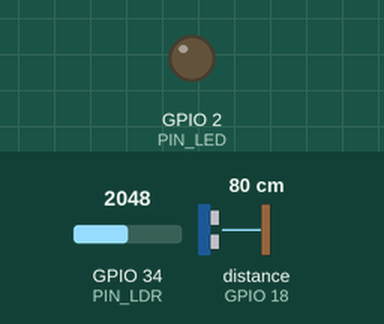
Recording of a sketch running on a simulated ESP32. Shown: output pins drawn as LEDs (lit = HIGH). Wiring (inferred from the names in the program): ultrasonic range finder: trigger GPIO 5; echo GPIO 18. The inputs (shaded band) are chosen by the test bench; at power-on: GPIO 34 (PIN_LDR) = 2048, distance to the obstacle (sensor on GPIO 18) 80 cm. The echo pulse lasts 58.3 µs per cm; WiFi joins after 1.5 s; servers stay silent unless stated; uploads are accepted with an empty reply; the local clock reads 2024-03-15 10:24:30 at power-on unless the sketch sets it; random numbers use the default seed unless the sketch sets one; not simulated (calls return 0 or success): secrets.h; pins used as bus, display or sensor lines are not drawn; what the sketch prints to the serial monitor is not drawn.

Above: at 0.1 s.
At 1.9 s:
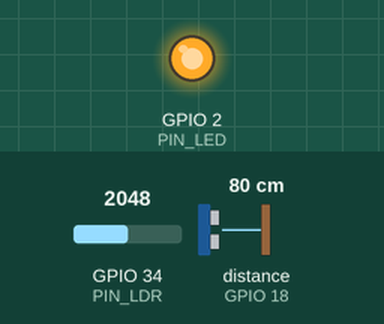
Timing chart, 0 to 3.4 s (numbered marks = the images above):
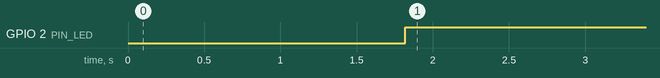

The sketch:

esp32-test.ino
```cpp
/*
  ESP32 - Prueba de conectividad con la Edge Function ingest-measurement
  ============================================================================
  Este firmware NO usa sensores reales de calidad del agua todavia -- no se
  han adquirido los sensores de pH, oxigeno disuelto, turbidez ni
  temperatura calibrados (ver docs/DECISIONS.md D-002 y
  docs/MANUAL_ACTIONS.md accion #3 en el repositorio). Los 4 valores que se
  envian son de PRUEBA, derivados de:
    - Sensor ultrasonico HC-SR04 (distancia)  -> "turbidez" de prueba
      (acerca la mano al sensor para que suba, como si el agua se
      enturbiara; sirve para ver una alerta real en el Historial)
    - Fotorresistor / LDR (luz ambiental)      -> "temperatura" de prueba
    - pH y oxigeno disuelto: variacion aleatoria pequena alrededor de un
      valor base, sin ningun sensor real detras.

  El unico objetivo de este sketch es comprobar que un ESP32 fisico le
  habla bien a la Edge Function real (autenticacion, formato del JSON,
  numero de secuencia, hora) y que la lectura llega a la base de datos y
  se ve en el Historial con fecha/hora reales (sincronizadas por NTP).
  Cuando lleguen los sensores reales, se reemplaza unicamente el bloque
  "LECTURA DE SENSORES" de la funcion sendReading().
*/

#include <WiFi.h>
#include <WiFiClientSecure.h>
#include <HTTPClient.h>
#include <time.h>

#include "secrets.h" // WIFI_SSID, WIFI_PASSWORD, DEVICE_SECRET (no se sube a Git)

// --- Identidad de este dispositivo (dado de alta en la base de datos) ---
const char* DEVICE_ID = "NODO-ESP32-01";
const char* INGEST_URL = "https://zeoedihibvbkclqsqhrf.supabase.co/functions/v1/ingest-measurement";

// --- Pines: ajusta estos numeros si tu cableado usa otros GPIO ---
const int PIN_TRIG = 5;
const int PIN_ECHO = 18;
const int PIN_LDR = 34;  // pin ADC1 (seguro de usar con WiFi activo)
const int PIN_LED = 2;

const unsigned long INTERVAL_MS = 15000; // una lectura cada 15 segundos

void connectWiFi() {
  WiFi.mode(WIFI_STA);
  WiFi.begin(WIFI_SSID, WIFI_PASSWORD);
  Serial.print("Conectando a WiFi");
  while (WiFi.status() != WL_CONNECTED) {
    delay(400);
    Serial.print(".");
  }
  Serial.println(" conectado.");
  Serial.println(WiFi.localIP());
}

void syncTime() {
  // UTC (sin horario de verano): measured_at se guarda y se muestra en UTC.
  configTime(0, 0, "pool.ntp.org", "time.nist.gov");
  Serial.print("Sincronizando hora por NTP");
  time_t now = time(nullptr);
  while (now < 1700000000) { // espera hasta tener una fecha real, no 1970
    delay(400);
    Serial.print(".");
    now = time(nullptr);
  }
  Serial.println(" listo.");
}

float readDistanceCm() {
  digitalWrite(PIN_TRIG, LOW);
  delayMicroseconds(2);
  digitalWrite(PIN_TRIG, HIGH);
  delayMicroseconds(10);
  digitalWrite(PIN_TRIG, LOW);

  long duration = pulseIn(PIN_ECHO, HIGH, 30000); // timeout 30 ms (~5 m)
  if (duration == 0) return 400.0;                // sin eco: se asume "lejos"
  return duration * 0.0343 / 2.0;
}

float clampf(float v, float lo, float hi) {
  if (v < lo) return lo;
  if (v > hi) return hi;
  return v;
}

float mapf(float x, float inMin, float inMax, float outMin, float outMax) {
  return (x - inMin) * (outMax - outMin) / (inMax - inMin) + outMin;
}

void buildIsoTimestamp(char* buffer, size_t size) {
  time_t now = time(nullptr);
  struct tm timeinfo;
  gmtime_r(&now, &timeinfo);
  strftime(buffer, size, "%Y-%m-%dT%H:%M:%SZ", &timeinfo);
}

bool sendReading() {
  // ---- LECTURA DE SENSORES (de prueba, ver comentario al inicio) ----
  float distanceCm = clampf(readDistanceCm(), 2.0, 400.0);
  int ldrRaw = analogRead(PIN_LDR); // 0-4095

  float turbidity = mapf(distanceCm, 2.0, 400.0, 8.0, 0.5);     // mas cerca = "mas turbio"
  float temperature = mapf((float)ldrRaw, 0.0, 4095.0, 20.0, 35.0);
  float ph = 7.0 + (random(-30, 31) / 100.0);
  float dissolvedOxygen = 7.0 + (random(-40, 41) / 100.0);
  // ---- FIN LECTURA DE SENSORES ----

  time_t nowEpoch = time(nullptr);
  char measuredAt[25];
  buildIsoTimestamp(measuredAt, sizeof(measuredAt));

  char body[400];
  snprintf(
    body, sizeof(body),
    "{\"codigo_dispositivo\":\"%s\",\"secuencia\":%lu,\"medido_en\":\"%s\","
    "\"valores\":{\"ph\":%.2f,\"oxigeno_disuelto\":%.2f,\"turbidez\":%.2f,\"temperatura\":%.2f}}",
    DEVICE_ID, (unsigned long)nowEpoch, measuredAt, ph, dissolvedOxygen, turbidity, temperature
  );

  WiFiClientSecure client;
  client.setInsecure(); // prueba de conectividad; el firmware final debe validar el certificado

  HTTPClient http;
  http.begin(client, INGEST_URL);
  http.addHeader("Content-Type", "application/json");
  http.addHeader("Authorization", String("Bearer ") + DEVICE_SECRET);

  Serial.println("Enviando:");
  Serial.println(body);

  int statusCode = http.POST(body);
  String response = http.getString();
  http.end();

  Serial.printf("HTTP %d\n", statusCode);
  Serial.println(response);

  return statusCode == 201;
}

void setup() {
  Serial.begin(115200);
  pinMode(PIN_TRIG, OUTPUT);
  pinMode(PIN_ECHO, INPUT);
  pinMode(PIN_LED, OUTPUT);
  digitalWrite(PIN_LED, LOW);

  connectWiFi();
  syncTime();
  randomSeed(esp_random());
}

void loop() {
  bool ok = sendReading();

  if (ok) {
    digitalWrite(PIN_LED, HIGH);
    delay(150);
    digitalWrite(PIN_LED, LOW);
  } else {
    digitalWrite(PIN_LED, HIGH); // se queda encendido si algo fallo
  }

  delay(INTERVAL_MS);
}
```

Measured:
- by itself, GPIO 2 (PIN_LED): LOW → HIGH at 1.8 s
